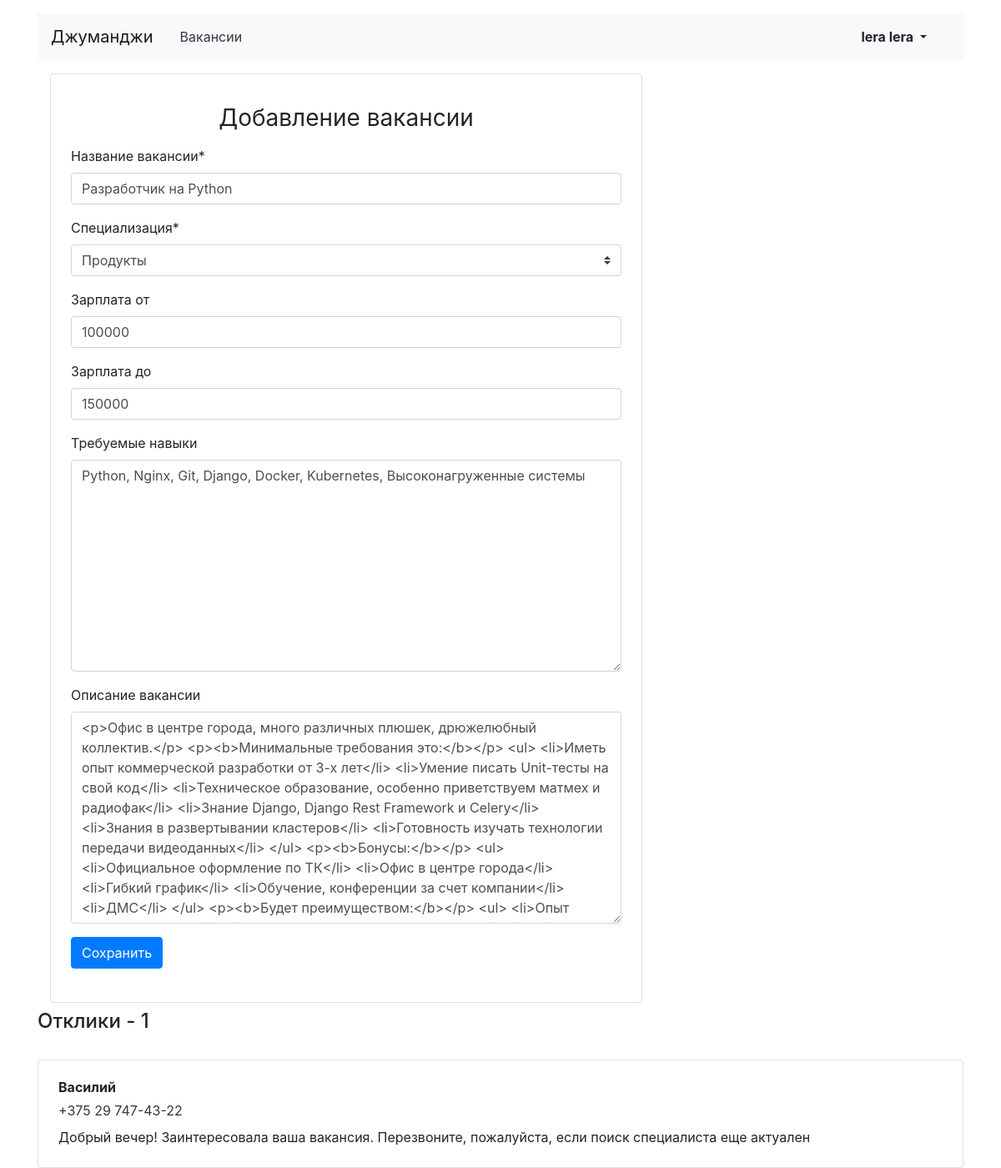
The app's page /mycompany/vacancies/10/ (signed in), older data.
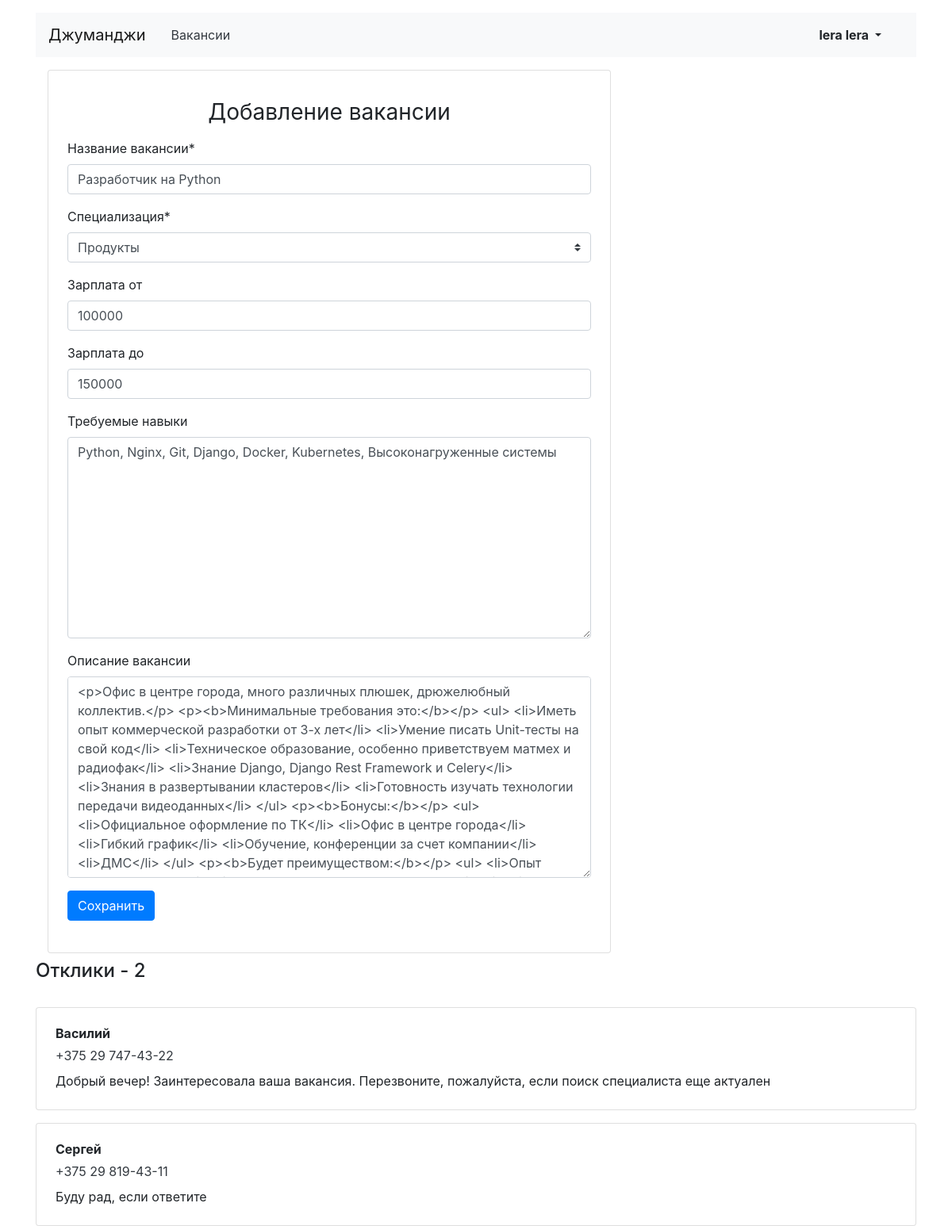
The same page, newer data.
### vacancies/models.py (models this page shows, shortened)
class Application(models.Model):
    written_username = models.CharField(max_length=64, verbose_name='Вас зовут')
    written_phone = PhoneNumberField(null=False, blank=False, verbose_name='Ваш телефон')
    written_cover_letter = models.TextField(blank=True, verbose_name='Сопроводительное письмо')
    vacancy = models.ForeignKey(Vacancy, on_delete=models.CASCADE, related_name='applications')
    user = models.ForeignKey(User, on_delete=models.CASCADE, related_name='applications')
    class Meta:
        verbose_name = 'Отклик'
        verbose_name_plural = 'Отклики'

### vacancies/views.py (the view, shortened to what this page needs)
# urls.py: path('mycompany/vacancies/<int:vacancy_id>/', MyCompanyVacancyFullView.as_view(), name='mycompany_vacancy'),
class MyCompanyVacancyFullView(UpdateView):
    form_class = MyVacancyForm
    template_name = 'vacancies/vacancy-edit.html'
    success_url = reverse_lazy('home')
    def get(self, request, *args, **kwargs):
        mycompany = Company.objects.get(owner=request.user)
        vacancies_by_company = Vacancy.objects.filter(company=mycompany.pk)
        myvacancy = get_object_or_404(Vacancy, pk=self.kwargs['vacancy_id'])
        applications = Application.objects.filter(vacancy=self.kwargs['vacancy_id'])
        if myvacancy not in vacancies_by_company:
            raise Http404('У вашей компании нет вакансии с таким id')
        else:
            filled_form = MyVacancyForm(instance=myvacancy)
            context = {
                'applications': applications,
                'myvacancy': myvacancy,
                'form': filled_form,
            }
        return render(request, 'vacancies/vacancy-edit.html', context=context)

### vacancies/forms.py
class MyVacancyForm(forms.ModelForm):
    class Meta:
        model = Vacancy
        fields = ['title', 'specialty', 'salary_min', 'salary_max', 'skills', 'description']
    def __init__(self, *args, **kwargs):
        super().__init__(*args, **kwargs)
        self.helper = FormHelper()
        self.helper.form_method = 'post'
        self.helper.add_input(Submit('save', 'Сохранить'))

### vacancies/models.py (called while the page is built)
    def __str__(self):
        return self.title

### vacancies/templates/vacancies/vacancy-edit.html
{% extends 'vacancies/base.html' %}
{% block content %}
<div class="col-12 col-lg-8">
    <div class="card">
        <div class="card-body px-4 pb-4 tab-content">
            <div class="text-center mt-3 b-1">
                <h1 class="h3 mb-3 font-weight-normal">Добавление вакансии</h1>
            </div>
            {% load crispy_forms_tags %}
            {% crispy form %}
        </div>
    </div>
</div>
{% if applications.count > 0 %}
<h2 class="h4 pt-2 pb-3">Отклики - {{ applications.count }}</h2>
{% endif %}
{% for application in applications %}
<div class="card mt-3">
    <div class="card-body px-4">
        <p class="mb-1 font-weight-bold">{{ application.written_username }}</p>
        <p class="mb-2"><a href="{{ application.written_phone }}" class="text-dark">{{ application.written_phone }}</a>
        </p>
        <p class="mb-1">{{ application.written_cover_letter }}</p>
    </div>
</div>
{% endfor %}
{% endblock %}

Row changes from the older to the newer data that the page shows:
added Application: written_username "Сергей", written_phone "+375 29 819-43-11", written_cover_letter "Буду рад, если ответите"
Text that changed along with them:
{{ applications.count }}: "1" → "2"
